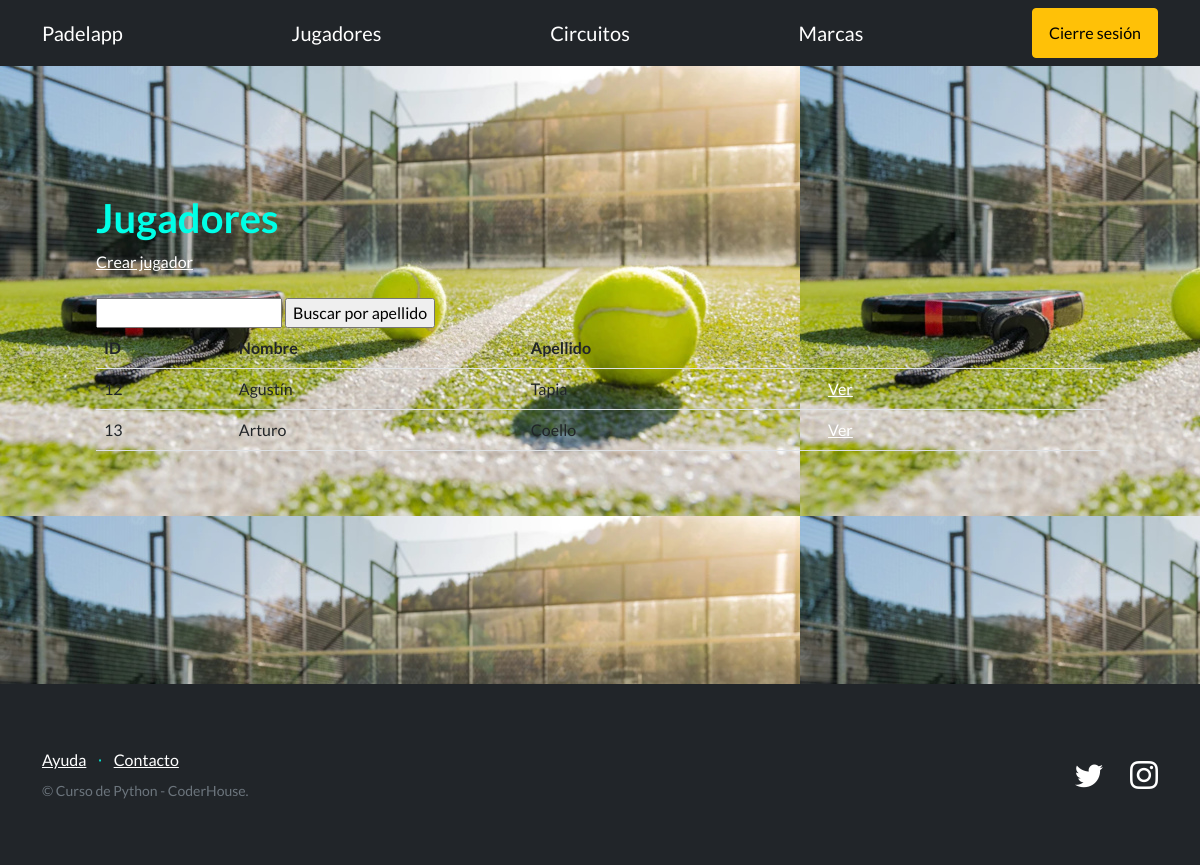
The app's page /PadelApp/jugadores/ (signed in) with its own data.
### PadelApp/models.py (models this page shows, shortened)
class Jugadores(models.Model):
    nombre =  models.CharField(max_length=64)
    apellido =  models.CharField(max_length=64)
    nacionalidad =  models.CharField(max_length=64)
    edad = models.IntegerField()
    circuito = models.CharField(max_length=64)
    marca = models.CharField(max_length=64, blank=True)
    creador = models.ForeignKey(User, on_delete=models.SET_NULL, null=True)

### PadelApp/views.py (the view)
# urls.py: path("jugadores/", JugadorListView.as_view(), name="listar_jugadores" ),
class JugadorListView(ListView):
    model = Jugadores
    template_name = 'PadelApp/jugadores2.html'

### PadelApp/templates/PadelApp/jugadores2.html (shortened to what this page needs)
{% extends "PadelApp/base2.html" %}
{% block contenido %}
<section>
    <div>
      <h1>Jugadores</h1>
      <a href="{% url "crear_jugador" %}">Crear jugador</a>
      <br><br>
      <form action="{% url 'buscar_jugador' %}" method="get">
        <input type="text" name="q">
        <input type="submit" value="Buscar por apellido">
      </form>
      <table class="table">
        <tbody>
          <tr>
            <th>ID</th>
            <th>Nombre</th>
            <th>Apellido</th>
            <th></th>
            <th></th>
            <th></th>
          </tr>
          {% for jugador in object_list %}
          <tr>
            <td>{{ jugador.id }}</td>
            <td>{{ jugador.nombre }}</td>
            <td>{{ jugador.apellido }}</td>
            <td>
                <a href = "{% url "detalle_jugador" jugador.id %}">Ver</a>
            </td>
            <td>
            </td>
            <td>
            </td>
          </tr>
          {% endfor %}
        </tbody>
      </table>
    </div>
  </section>
{% endblock contenido %}

### PadelApp/templates/PadelApp/base2.html (style rules this page uses)
body { height: 100vh; background-image: url('/static/cancha.jpeg'); background-size: cover; background-position: center; }
section { padding: 4rem 3rem; }

### records on screen
Jugadores: id "12", nombre "Agustín", apellido "Tapia"
Jugadores: id "13", nombre "Arturo", apellido "Coello"
